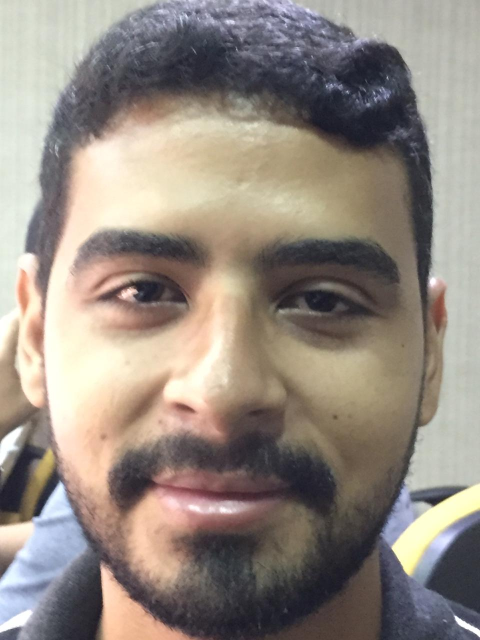
#> input picture Filtro-MACE/2.jpeg, 960 x 1280 px (shown at 1/2 size)
$ python mace.py
#> lines starting #> are read from the running program, lines starting #| are printed output that depends on the picture
import cv2
import os
import numpy as np
import glob
from math import ceil
from matplotlib import pyplot as plt
import matplotlib.image as plt2
import glob
from scipy.fftpack import fft

def MACE_filter(path, d): #o parametro "d" serve para redimensionar as imagens de treinamento
                          #o valor padrao para d foi de 64

    soma = np.zeros((d**2, 1))
    X_ = np.zeros((d**2,8))
    i=0
    for img in path:
        n = cv2.imread(img,0)
        n = cv2.resize(n,(d,d))
        X = np.fft.fft2(n)                      #fft da imagem
        X = np.fft.fftshift(X)
        X_[:,i] = X.flatten()                      #transforma a fft em um vetor d² e armazana na coluna de uma matrix X de dimensao d²xN
        soma = soma + np.abs(X.reshape(d**2,1))**2 #soma dos espectros de potencia
        i = i + 1

    media = soma/i                                 #Calcula a media dos espectros
    u = np.ones((i, 1))                            #Vetor coluna de N linhas.
    D = np.diag(media.flatten())                   #D = diagonal da média do espectro de potencia
    D_inv = np.linalg.pinv(D)                      #Inversa de D

    #Calculando o filtro a partir dos parâmetros D, X e u especificados acima
    H = np.dot(np.dot(np.dot(D_inv,X_),np.linalg.pinv(np.dot(np.conj(np.transpose(X_)),np.dot(D_inv,X_)))),u)
    #H = D1*X*((X+*Di*X)^-1)*u
    return H


def teste_correlacao(img, filtro, d):
    #lendo a imagem de teste
    half = int((d**2)/2)
    img = cv2.imread(img, 0)
    img = cv2.resize(img, (d,d))
    #calculando corrlacao
    img_fft = np.fft.fft2(img)           #transformada da imagem de teste
    img_fft = np.fft.fftshift(img_fft)
    img_fft = img_fft.reshape((d**2,1))  #redimensiona a saida para a dimensao do filtro
    teste = img_fft * np.conj(filtro)    #multiplica a transformada da imagem pelo conjugado do filtro
    teste = np.fft.ifftshift(teste)
    teste = np.fft.ifft2(teste)          #calcula a inversa
    #teste = np.fft.ifft2(teste)
    teste = np.real(teste)*d*d           #normaliza os valores
    #x = teste[half]
    teste[half] = teste[0]
    teste[0] = 0
    #print(teste[0])
    return teste


imagem_de_teste_1 = plt2.imread('2.jpeg')
#> imagem_de_teste_1 is the input picture: shape (1280, 960, 3); mean R, G, B 147.7, 137.7, 128.9
imagem_de_teste_2 = plt2.imread('1.jpeg')
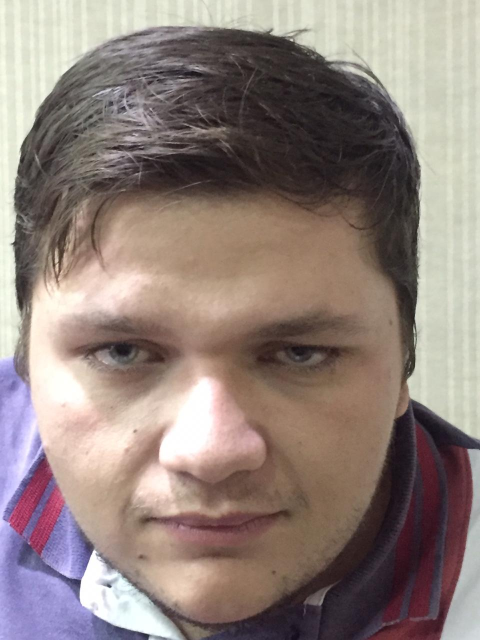
#> input picture Filtro-MACE/1.jpeg, 960 x 1280 px (shown at 1/2 size)
#> imagem_de_teste_2 is the input picture: shape (1280, 960, 3); mean R, G, B 144.7, 129.6, 123.6

plt.figure(figsize=(5,5))
plt.axis('off')

plt.subplot(121),plt.imshow(imagem_de_teste_1, cmap = 'gray')
plt.title('imagem de teste 1'), plt.xticks([]), plt.yticks([])
plt.subplot(122),plt.imshow(imagem_de_teste_2, cmap = 'gray')
plt.title('imagem de teste 2'), plt.xticks([]), plt.yticks([])
plt.show()
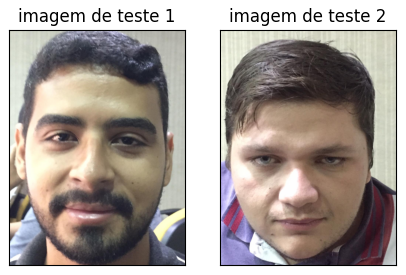
#> figure drawn by matplotlib, 2 panels


path = glob.glob("data_3/*.jpeg") #selecionando a pasta cotendo as imagens para treinamento do filtro, com imagens .jpeg
i=1
rows = 1
columns = ceil(len(path))
                                    #printando as imagens de treino do filtro
fig=plt.figure(figsize=(10, 10))
for img in path:
    treino = plt2.imread(img)
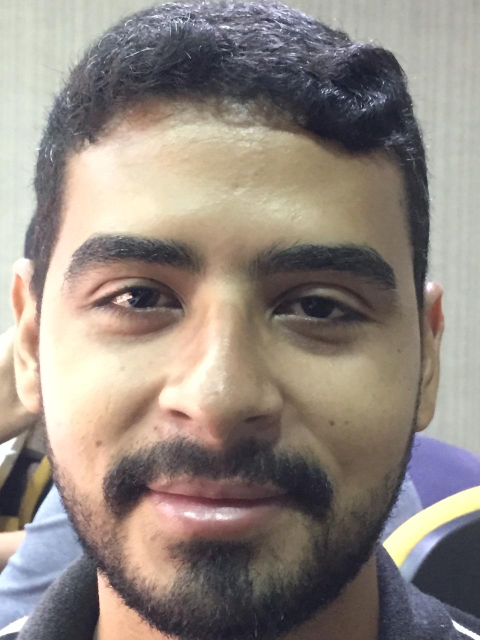
#> input picture Filtro-MACE/data_3/1.jpeg, 960 x 1280 px (shown at 1/2 size)
#> treino is the input picture: shape (1280, 960, 3); mean R, G, B 145.5, 135.4, 127.9
#> pass 3 of the loop `for img in path:`:
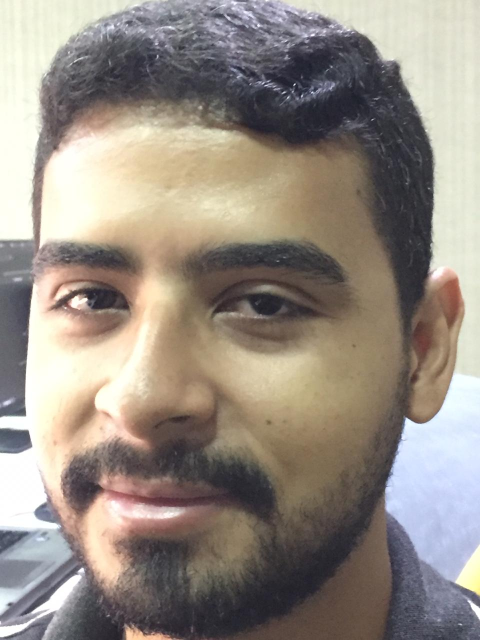
#> input picture Filtro-MACE/data_3/3.jpeg, 960 x 1280 px (shown at 1/2 size)
#> treino is the input picture: shape (1280, 960, 3); mean R, G, B 150.1, 140.8, 131.7
    fig.add_subplot(rows, columns, i)
    plt.axis('off')
    plt.imshow(treino)
    i=i+1
plt.show()
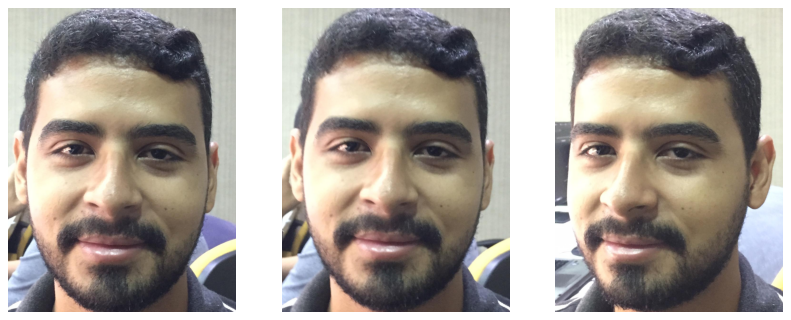
#> figure drawn by matplotlib, 3 panels

A = MACE_filter(path, 64)  #calcula o filtro MACE passando a pasta com as imagens de treino e dimensão de 64 pixels
#> in MACE_filter, `n = cv2.imread(img,0)`:
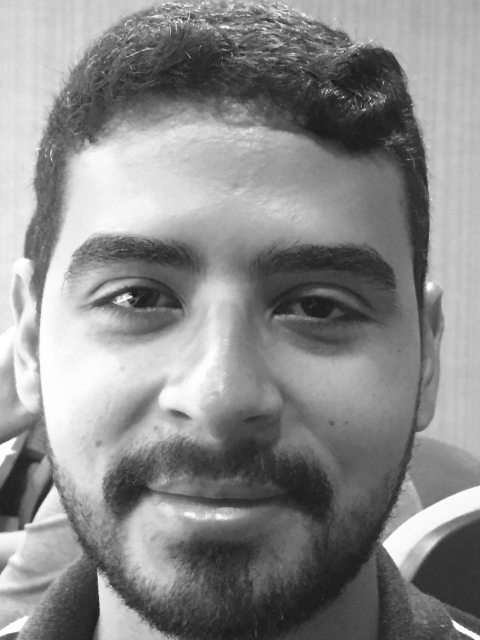
#> n: shape (1280, 960) (shown at 1/2 size); min 14, max 255, mean 137.6
#> in MACE_filter, `n = cv2.resize(n,(d,d))`:
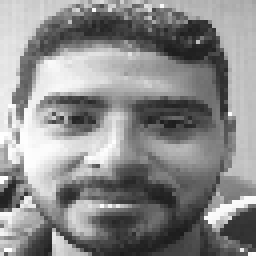
#> n: shape (64, 64) (shown 4 times larger); min 27, max 255, mean 138.2
#> in MACE_filter, `soma = soma + np.abs(X.reshape(d**2,1))**2`: soma = 4096 values, max 3.2e+11 at index 2080, min 865.7 at index 3048, mean 95016239
#> pass 3 of the loop in MACE_filter, `for img in path:`:
#> in MACE_filter, `n = cv2.imread(img,0)`:
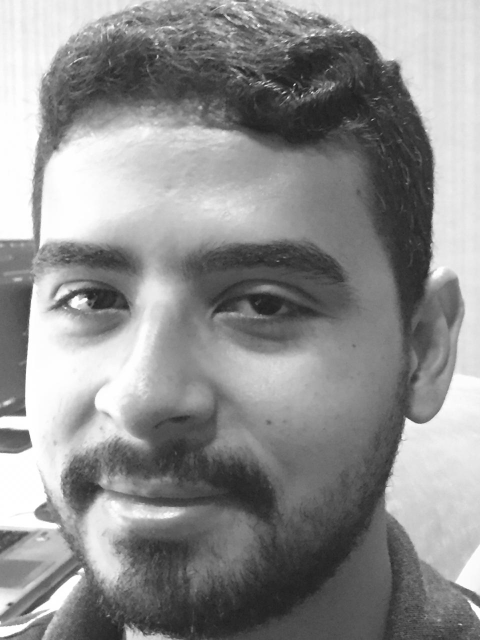
#> n: shape (1280, 960) (shown at 1/2 size); min 23, max 255, mean 142.6
#> in MACE_filter, `n = cv2.resize(n,(d,d))`:
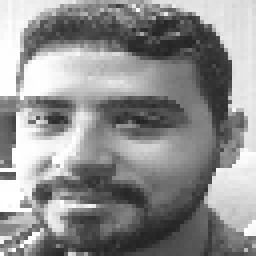
#> n: shape (64, 64) (shown 4 times larger); min 34, max 255, mean 142.6
#> soma = 4096 values, max 9.9e+11 at index 2080, min 130824 at index 840, mean 293951544
#> in MACE_filter, `media = soma/i`: media = 4096 values, max 3.3e+11 at index 2080, min 43608 at index 840, mean 97983848
#> (the run stopped early here; a loop or call above may not have finished)
